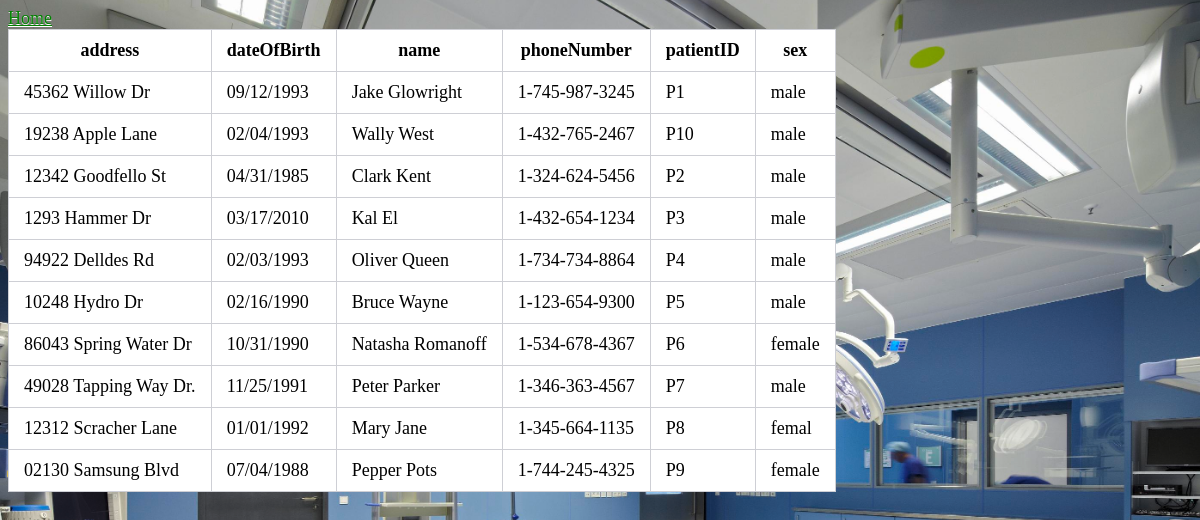
The app's page /Patient.php with its own data.
### tables this page shows
CREATE TABLE `patient` (
  `address` varchar(25) DEFAULT NULL,
  `dateOfBirth` varchar(10) DEFAULT NULL,
  `name` varchar(20) NOT NULL,
  `phoneNumber` varchar(20) DEFAULT NULL,
  `patientID` varchar(11) NOT NULL,
  `sex` varchar(10) DEFAULT NULL
);

### Patient.php (the view, shortened to what this page needs)
<!DOCTYPE html>
<html>
<head><link rel="stylesheet" href="style.css" type="text/css"></head>
<a href ="index.html">Home</a>
<body>
	<?php
	include('dbconnect.php');
$query ="SELECT * FROM patient";
$result = mysqli_query($conn,$query);
echo
"<table>
<tr>
	<th> address </th>
	<th> dateOfBirth</th>
	<th> name </th>
	<th> phoneNumber </th>
	<th> patientID </th>
	<th> sex </th>
</tr>";
if ($result->num_rows > 0) {
while ($row = mysqli_fetch_assoc($result)){
	if ($row)
		echo "<tr><td>".$row["address"]."</td><td>".$row["dateOfBirth"]."</td><td>".$row["name"]."</td><td>".$row["phoneNumber"]
	."</td><td>".$row["patientID"]."</td><td>".$row["sex"]."</td></tr>";
}
}
else {
	echo "DIDN'T FIND ANYTHING";
}
echo
"</table>";
?>
</body>
</html>

### style.css (style rules this page uses)
table { border-collapse: collapse; background-color:white; }
th, td { border: 1px solid #cecfd5; padding: 10px 15px; }
body { font-size:18px; text-shadow: 0 1px 0 white; color:black; }
html { background: url("wellnessClinic.jpg") no-repeat center center fixed; -webkit-background-size: cover; -moz-background-size: cover; -o-background-size: cover; background-size: cover; }
a:link { color:green; }

### records on screen
patient: address "45362 Willow Dr", dateOfBirth "09/12/1993", name "Jake Glowright", phoneNumber "1-745-987-3245", patientID "P1", sex "male"
patient: address "19238 Apple Lane", dateOfBirth "02/04/1993", name "Wally West", phoneNumber "1-432-765-2467", patientID "P10", sex "male"
patient: address "12342 Goodfello St", dateOfBirth "04/31/1985", name "Clark Kent", phoneNumber "1-324-624-5456", patientID "P2", sex "male"
patient: address "1293 Hammer Dr", dateOfBirth "03/17/2010", name "Kal El", phoneNumber "1-432-654-1234", patientID "P3", sex "male"
patient: address "94922 Delldes Rd", dateOfBirth "02/03/1993", name "Oliver Queen", phoneNumber "1-734-734-8864", patientID "P4", sex "male"
patient: address "10248 Hydro Dr", dateOfBirth "02/16/1990", name "Bruce Wayne", phoneNumber "1-123-654-9300", patientID "P5", sex "male"
patient: address "86043 Spring Water Dr", dateOfBirth "10/31/1990", name "Natasha Romanoff", phoneNumber "1-534-678-4367", patientID "P6", sex "female"
patient: address "49028 Tapping Way Dr.", dateOfBirth "11/25/1991", name "Peter Parker", phoneNumber "1-346-363-4567", patientID "P7", sex "male"
patient: address "12312 Scracher Lane", dateOfBirth "01/01/1992", name "Mary Jane", phoneNumber "1-345-664-1135", patientID "P8", sex "femal"
patient: address "02130 Samsung Blvd", dateOfBirth "07/04/1988", name "Pepper Pots", phoneNumber "1-744-245-4325", patientID "P9", sex "female"
